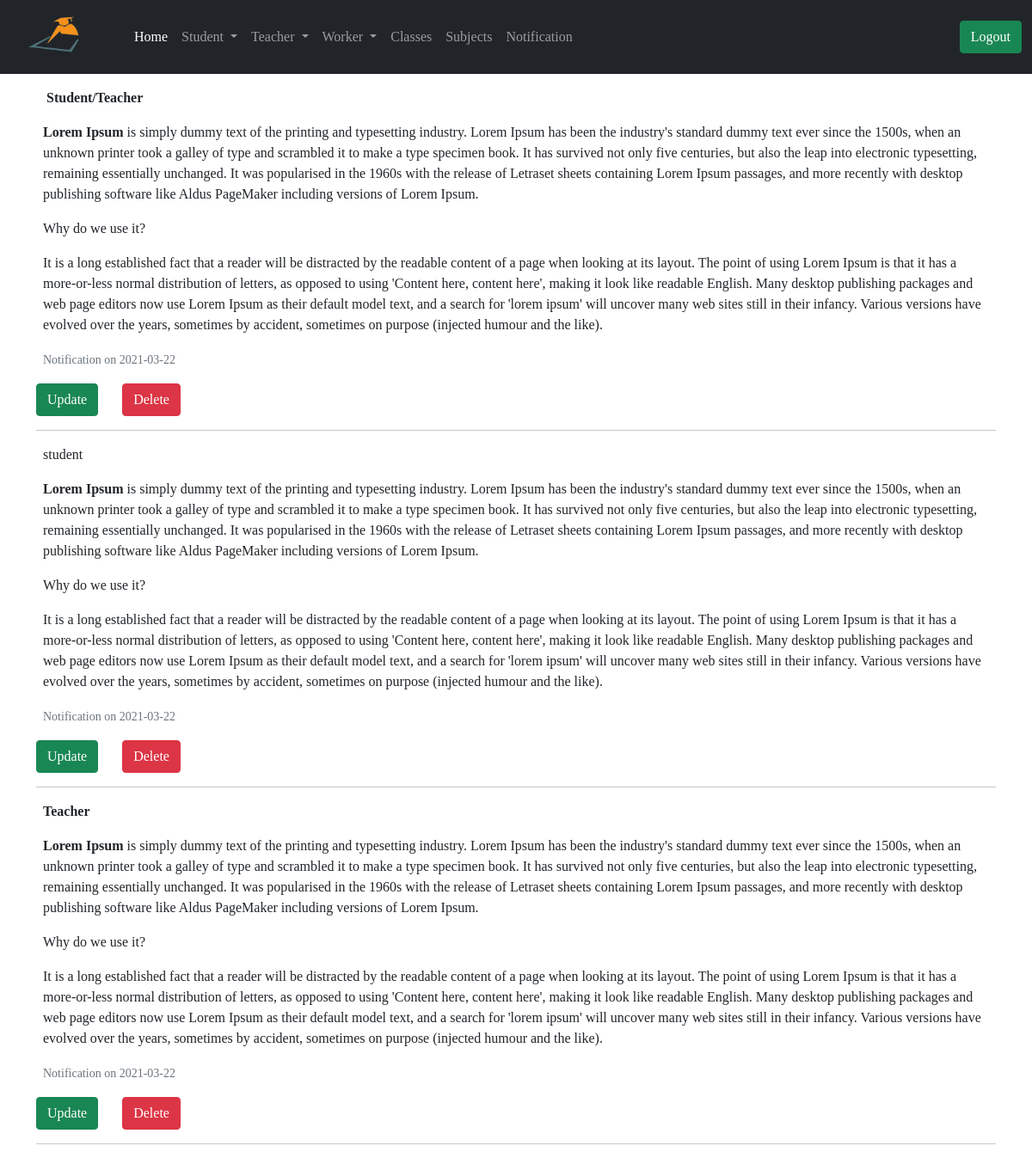
Screenshot of /administrator/get_notification (signed in) with the database file from the repository.
### app/models.py (models this page shows, shortened)
class Notification(db.Model):
    id = db.Column(db.Integer, primary_key=True)
    notification = db.Column(db.Text)
    sender = db.Column(db.String(64))
    notify_date = db.Column(db.DateTime, default=datetime.utcnow())

### app/routes.py (the view)
@app.route('/administrator/get_notification')
@login_required
def get_notification():
    notifications = Notification.query.order_by(Notification.notify_date.desc()).all()
    return render_template('administrator/get_notification.html', title='Notification', notifications=notifications)

### app/models.py (called while the page is built)
@login.user_loader
def load_user(id):
    return User.query.get(int(id))

### app/routes.py (called while the page is built)
@app.before_request
def before_request():
    g.user = None
    if 'teacher_id' in session:
        user = Teacher.query.filter_by(id=session['teacher_id']).first()
        g.user = user

@app.before_request
def std_before_request():
    g.std_user = None
    if 'student_id' in session:
        std_user = Student.query.filter_by(id=session['student_id']).first()
        g.std_user = std_user

### app/templates/administrator/get_notification.html (shortened to what this page needs)
{% extends 'administrator/base.html' %}
{% block content %}
<div class="container">
    {% for notify in notifications %}
    <div class="m-2">
        <p class="text-capitalize text-justify">
            {{ notify.notification|safe }}
        </p>
        <p>
            <small class="text-muted">Notification on {{ notify.notify_date.strftime('%Y-%m-%d') }}</small>
        </p>
    </div>
    <a href=" {{ url_for('update_notification', id=notify.id) }} "><button class="btn btn-success ">Update</button></a>
    <button type="button" class="btn btn-danger ms-4" data-bs-toggle="modal" data-bs-target="#exampleModal">
        Delete
    </button>
    <hr>
      {% endfor %}
</div>
{% endblock %}

### app/templates/administrator/base.html (style rules this page uses)
body { font-family: 'Times New Roman', Times, serif; }

### rows the page displays
Notification: notification "Student/Teacher Lorem Ipsum is simply dummy text of the printing and typesetting industry. Lorem Ipsum has been the industry's standard dummy text ever since the 1500s, when an unknown printer took a galley of type and scrambled it to make a type specimen book. It has survived not only five centuries, but also the leap into electronic typesetting, remaining essentially unchanged. It was popularised in the 1960s with the release of Letraset sheets containing Lorem Ipsum passages, and more recently with desktop publishing software like Aldus PageMaker including versions of Lorem Ipsum. Why do we use it? It is a long established fact that a reader will be distracted by the readable content of…", notify_date "2021-03-22"
Notification: notification "student Lorem Ipsum is simply dummy text of the printing and typesetting industry. Lorem Ipsum has been the industry's standard dummy text ever since the 1500s, when an unknown printer took a galley of type and scrambled it to make a type specimen book. It has survived not only five centuries, but also the leap into electronic typesetting, remaining essentially unchanged. It was popularised in the 1960s with the release of Letraset sheets containing Lorem Ipsum passages, and more recently with desktop publishing software like Aldus PageMaker including versions of Lorem Ipsum. Why do we use it? It is a long established fact that a reader will be distracted by the readable content of a page…", notify_date "2021-03-22"
Notification: notification "Teacher Lorem Ipsum is simply dummy text of the printing and typesetting industry. Lorem Ipsum has been the industry's standard dummy text ever since the 1500s, when an unknown printer took a galley of type and scrambled it to make a type specimen book. It has survived not only five centuries, but also the leap into electronic typesetting, remaining essentially unchanged. It was popularised in the 1960s with the release of Letraset sheets containing Lorem Ipsum passages, and more recently with desktop publishing software like Aldus PageMaker including versions of Lorem Ipsum. Why do we use it? It is a long established fact that a reader will be distracted by the readable content of a page…", notify_date "2021-03-22"
